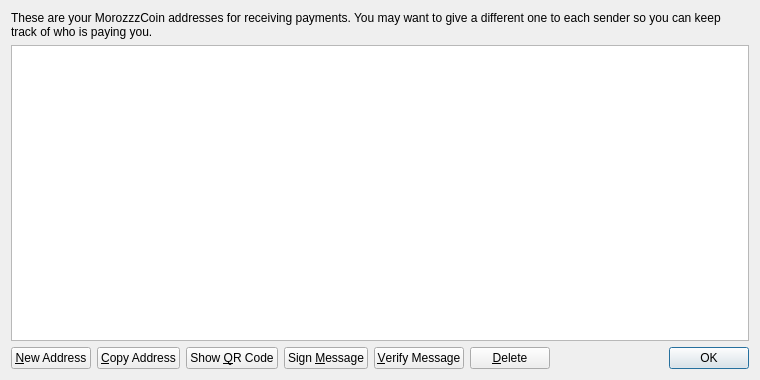
<?xml version="1.0" encoding="UTF-8"?>
<ui version="4.0">
 <class>AddressBookPage</class>
 <widget class="QWidget" name="AddressBookPage">
  <property name="geometry">
   <rect>
    <x>0</x>
    <y>0</y>
    <width>760</width>
    <height>380</height>
   </rect>
  </property>
  <property name="windowTitle">
   <string>Address Book</string>
  </property>
  <layout class="QVBoxLayout" name="verticalLayout">
   <item>
    <widget class="QLabel" name="labelExplanation">
     <property name="text">
      <string>These are your MorozzzCoin addresses for receiving payments. You may want to give a different one to each sender so you can keep track of who is paying you.</string>
     </property>
     <property name="textFormat">
      <enum>Qt::PlainText</enum>
     </property>
     <property name="wordWrap">
      <bool>true</bool>
     </property>
    </widget>
   </item>
   <item>
    <widget class="QTableView" name="tableView">
     <property name="contextMenuPolicy">
      <enum>Qt::CustomContextMenu</enum>
     </property>
     <property name="toolTip">
      <string>Double-click to edit address or label</string>
     </property>
     <property name="tabKeyNavigation">
      <bool>false</bool>
     </property>
     <property name="alternatingRowColors">
      <bool>true</bool>
     </property>
     <property name="selectionMode">
      <enum>QAbstractItemView::SingleSelection</enum>
     </property>
     <property name="selectionBehavior">
      <enum>QAbstractItemView::SelectRows</enum>
     </property>
     <property name="sortingEnabled">
      <bool>true</bool>
     </property>
     <attribute name="verticalHeaderVisible">
      <bool>false</bool>
     </attribute>
    </widget>
   </item>
   <item>
    <layout class="QHBoxLayout" name="horizontalLayout">
     <item>
      <widget class="QPushButton" name="newAddressButton">
       <property name="toolTip">
        <string>Create a new address</string>
       </property>
       <property name="text">
        <string>&amp;New Address</string>
       </property>
       <property name="icon">
        <iconset resource="../bitcoin.qrc">
         <normaloff>:/icons/add</normaloff>:/icons/add</iconset>
       </property>
      </widget>
     </item>
     <item>
      <widget class="QPushButton" name="copyToClipboard">
       <property name="toolTip">
        <string>Copy the currently selected address to the system clipboard</string>
       </property>
       <property name="text">
        <string>&amp;Copy Address</string>
       </property>
       <property name="icon">
        <iconset resource="../bitcoin.qrc">
         <normaloff>:/icons/editcopy</normaloff>:/icons/editcopy</iconset>
       </property>
      </widget>
     </item>
     <item>
      <widget class="QPushButton" name="showQRCode">
       <property name="text">
        <string>Show &amp;QR Code</string>
       </property>
       <property name="icon">
        <iconset resource="../bitcoin.qrc">
         <normaloff>:/icons/qrcode</normaloff>:/icons/qrcode</iconset>
       </property>
      </widget>
     </item>
     <item>
      <widget class="QPushButton" name="signMessage">
       <property name="toolTip">
        <string>Sign a message to prove you own a MorozzzCoin address</string>
       </property>
       <property name="text">
        <string>Sign &amp;Message</string>
       </property>
       <property name="icon">
        <iconset resource="../bitcoin.qrc">
         <normaloff>:/icons/edit</normaloff>:/icons/edit</iconset>
       </property>
      </widget>
     </item>
     <item>
      <widget class="QPushButton" name="verifyMessage">
       <property name="toolTip">
        <string>Verify a message to ensure it was signed with a specified MorozzzCoin address</string>
       </property>
       <property name="text">
        <string>&amp;Verify Message</string>
       </property>
       <property name="icon">
        <iconset resource="../bitcoin.qrc">
         <normaloff>:/icons/transaction_0</normaloff>:/icons/transaction_0</iconset>
       </property>
      </widget>
     </item>
     <item>
      <widget class="QPushButton" name="deleteButton">
       <property name="toolTip">
        <string>Delete the currently selected address from the list</string>
       </property>
       <property name="text">
        <string>&amp;Delete</string>
       </property>
       <property name="icon">
        <iconset resource="../bitcoin.qrc">
         <normaloff>:/icons/remove</normaloff>:/icons/remove</iconset>
       </property>
      </widget>
     </item>
     <item>
      <spacer name="horizontalSpacer">
       <property name="orientation">
        <enum>Qt::Horizontal</enum>
       </property>
       <property name="sizeHint" stdset="0">
        <size>
         <width>40</width>
         <height>20</height>
        </size>
       </property>
      </spacer>
     </item>
     <item>
      <widget class="QDialogButtonBox" name="buttonBox">
       <property name="sizePolicy">
        <sizepolicy hsizetype="Maximum" vsizetype="Fixed">
         <horstretch>0</horstretch>
         <verstretch>0</verstretch>
        </sizepolicy>
       </property>
       <property name="standardButtons">
        <set>QDialogButtonBox::Ok</set>
       </property>
      </widget>
     </item>
    </layout>
   </item>
  </layout>
 </widget>
 <resources>
  <include location="../bitcoin.qrc"/>
 </resources>
 <connections/>
</ui>
